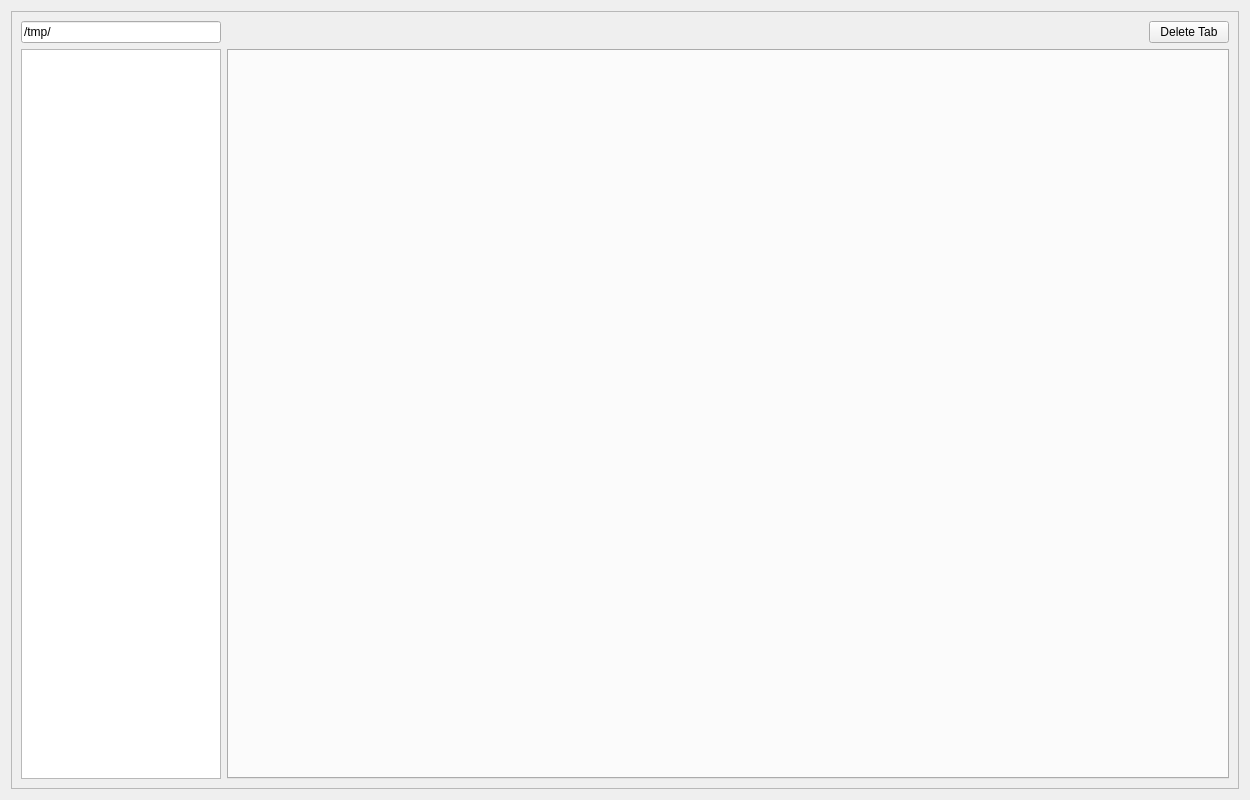
<?xml version="1.0" encoding="UTF-8"?>
<ui version="4.0">
 <class>Form</class>
 <widget class="QWidget" name="Form">
  <property name="geometry">
   <rect>
    <x>0</x>
    <y>0</y>
    <width>1250</width>
    <height>800</height>
   </rect>
  </property>
  <property name="sizePolicy">
   <sizepolicy hsizetype="Fixed" vsizetype="Fixed">
    <horstretch>0</horstretch>
    <verstretch>0</verstretch>
   </sizepolicy>
  </property>
  <property name="windowTitle">
   <string>Form</string>
  </property>
  <layout class="QVBoxLayout" name="verticalLayout">
   <item>
    <widget class="QFrame" name="frame">
     <property name="frameShape">
      <enum>QFrame::StyledPanel</enum>
     </property>
     <property name="frameShadow">
      <enum>QFrame::Raised</enum>
     </property>
     <layout class="QVBoxLayout" name="verticalLayout_2">
      <item>
       <layout class="QHBoxLayout" name="horizontalLayout">
        <property name="leftMargin">
         <number>0</number>
        </property>
        <property name="topMargin">
         <number>0</number>
        </property>
        <item>
         <layout class="QVBoxLayout" name="verticalLayout_6">
          <item>
           <widget class="QLineEdit" name="lineEdit_dir_path">
            <property name="maximumSize">
             <size>
              <width>200</width>
              <height>16777215</height>
             </size>
            </property>
            <property name="text">
             <string>/tmp/</string>
            </property>
           </widget>
          </item>
          <item>
           <widget class="QListWidget" name="listWidget_files">
            <property name="maximumSize">
             <size>
              <width>200</width>
              <height>16777215</height>
             </size>
            </property>
           </widget>
          </item>
         </layout>
        </item>
        <item>
         <layout class="QVBoxLayout" name="verticalLayout_4">
          <property name="leftMargin">
           <number>0</number>
          </property>
          <property name="topMargin">
           <number>0</number>
          </property>
          <item>
           <layout class="QHBoxLayout" name="horizontalLayout_2">
            <property name="topMargin">
             <number>0</number>
            </property>
            <item>
             <spacer name="horizontalSpacer">
              <property name="orientation">
               <enum>Qt::Horizontal</enum>
              </property>
              <property name="sizeType">
               <enum>QSizePolicy::Expanding</enum>
              </property>
              <property name="sizeHint" stdset="0">
               <size>
                <width>900</width>
                <height>20</height>
               </size>
              </property>
             </spacer>
            </item>
            <item>
             <widget class="QPushButton" name="pushButton_delete_tab">
              <property name="text">
               <string>Delete Tab</string>
              </property>
              <property name="shortcut">
               <string>Del</string>
              </property>
             </widget>
            </item>
           </layout>
          </item>
          <item>
           <widget class="QTabWidget" name="tabWidget">
            <property name="minimumSize">
             <size>
              <width>1000</width>
              <height>0</height>
             </size>
            </property>
            <property name="maximumSize">
             <size>
              <width>16777215</width>
              <height>16777215</height>
             </size>
            </property>
           </widget>
          </item>
         </layout>
        </item>
       </layout>
      </item>
     </layout>
    </widget>
   </item>
  </layout>
 </widget>
 <resources/>
 <connections/>
</ui>
